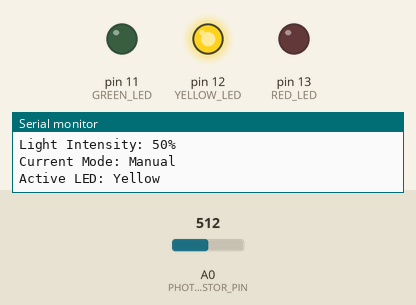
Simulated run of this sketch. Board: Arduino Uno, built with avr-gcc and run on an emulated ATmega328P. On the bench: output pins drawn as LEDs (lit = HIGH), the last lines printed to the serial monitor. The test bench sets the inputs (shaded band); at power-on: A0 (PHOTORESISTOR_PIN) = 512.

Above: at 1.2 s.
1.3 s: A0 (PHOTORESISTOR_PIN) set to 432
2.8 s: A0 (PHOTORESISTOR_PIN) set to 411
At 4.3 s:
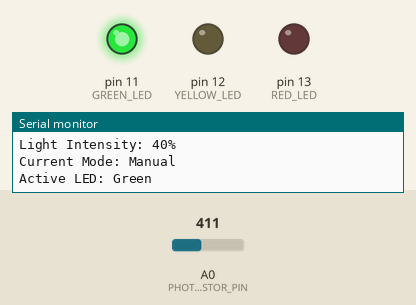
4.6 s: A0 (PHOTORESISTOR_PIN) set to 900
At 5.5 s:
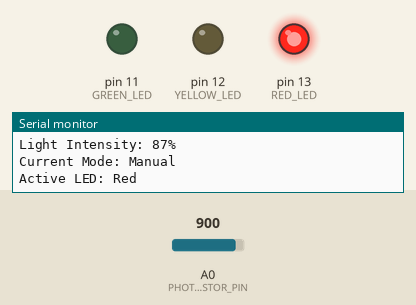
9.2 s: A0 (PHOTORESISTOR_PIN) set to 728
10.7 s: A0 (PHOTORESISTOR_PIN) set to 709
At 12.6 s:
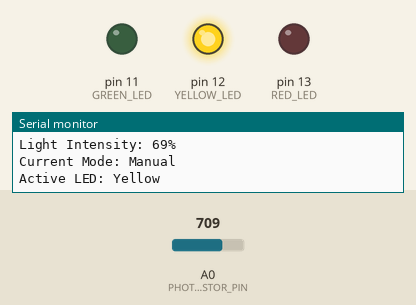
Timing chart, 0 to 13.3 s (numbered marks = the images above; inputs shaded):
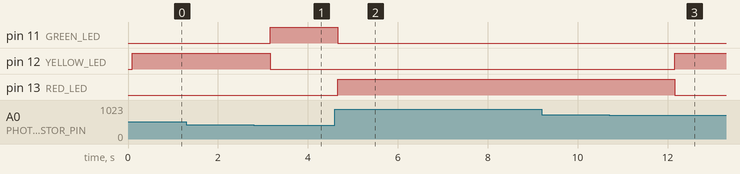

The sketch:

LabExam_Midterms.ino
```cpp
#define PHOTORESISTOR_PIN A0
#define GREEN_LED 11
#define YELLOW_LED 12
#define RED_LED 13

// Default thresholds
const int DEFAULT_LOW = 40;
const int DEFAULT_HIGH = 70;

// Current editable thresholds
int LOW_THRESHOLD = DEFAULT_LOW;
int HIGH_THRESHOLD = DEFAULT_HIGH;

String currentMode = "Manual";  // Default mode

// Helper function to check if a string is fully numeric
bool isNumeric(String str) {
  if (str.length() == 0) return false;
  for (int numScan = 0; numScan < str.length(); numScan++) {
    if (!isDigit(str[numScan])) return false;
  }
  return true;
}

void setup() {
  Serial.begin(9600);
  pinMode(GREEN_LED, OUTPUT);
  pinMode(YELLOW_LED, OUTPUT);
  pinMode(RED_LED, OUTPUT);
  Serial.println("System Ready.");
  Serial.println("Use 'MODE AUTO' or 'MODE MANUAL' to change mode.");
  Serial.println("In MANUAL mode, use 'SET LOW <value>' or 'SET HIGH <value>' to adjust thresholds.");
  Serial.println();
}

void loop() {
  // --- Check for serial input commands ---
  if (Serial.available() > 0) {
    String input = Serial.readStringUntil('\n');
    input.trim();
    input.toUpperCase();

    if (input == "MODE AUTO") {
      currentMode = "Automatic";
      LOW_THRESHOLD = DEFAULT_LOW;   // revert to defaults
      HIGH_THRESHOLD = DEFAULT_HIGH;
      Serial.println("Switched to AUTOMATIC mode.");
      Serial.println("Thresholds reverted to default (LOW = 40, HIGH = 70).");
    }
    else if (input == "MODE MANUAL") {
      currentMode = "Manual";
      Serial.println("Switched to MANUAL mode.");
    }
    else if (currentMode == "Manual" && input.startsWith("SET LOW ")) {
      String valueStr = input.substring(8);
      valueStr.trim();
      if (isNumeric(valueStr)) {
        int newLow = valueStr.toInt();
        if (newLow >= 0 && newLow < HIGH_THRESHOLD) {
          LOW_THRESHOLD = newLow;
          Serial.print("LOW threshold set to ");
          Serial.println(LOW_THRESHOLD);
        } else {
          Serial.println("Error: Wrong command");
        }
      } else {
        Serial.println("Error: Wrong command");
      }
    }
    else if (currentMode == "Manual" && input.startsWith("SET HIGH ")) {
      String valueStr = input.substring(9);
      valueStr.trim();
      if (isNumeric(valueStr)) {
        int newHigh = valueStr.toInt();
        if (newHigh > LOW_THRESHOLD && newHigh <= 100) {
          HIGH_THRESHOLD = newHigh;
          Serial.print("HIGH threshold set to ");
          Serial.println(HIGH_THRESHOLD);
        } else {
          Serial.println("Error: Wrong command");
        }
      } else {
        Serial.println("Error: Wrong command");
      }
    }
    else {
      Serial.println("Error: Wrong command");
    }
    Serial.println();
  }

  int sensorValue = analogRead(PHOTORESISTOR_PIN);

  // Convert reading (0–1023) to integer percentage (0–100)
  int brightnessPercent = map(sensorValue, 0, 1023, 0, 100);

  // Turn off all LEDs first
  digitalWrite(GREEN_LED, LOW);
  digitalWrite(YELLOW_LED, LOW);
  digitalWrite(RED_LED, LOW);

  String activeLED = "";
  String environment = "";

  // LED logic
  if (brightnessPercent <= LOW_THRESHOLD) {
    digitalWrite(GREEN_LED, HIGH);
    activeLED = "Green";
  }
  else if (brightnessPercent >= HIGH_THRESHOLD) {
    digitalWrite(RED_LED, HIGH);
    activeLED = "Red";
  }
  else {
    digitalWrite(YELLOW_LED, HIGH);
    activeLED = "Yellow";
  }

  // Environment only appears in Automatic mode
  if (currentMode == "Automatic") {
    if (brightnessPercent <= 40) {
      environment = "Cloudy";
    } else {
      environment = "Clear";
    }
  }

  // --- SERIAL OUTPUT ---
  Serial.print("Light Intensity: ");
  Serial.print(brightnessPercent);
  Serial.println("%");

  Serial.print("Current Mode: ");
  Serial.println(currentMode);

  Serial.print("Active LED: ");
  Serial.println(activeLED);

  if (currentMode == "Automatic") {
    Serial.print("Environment: ");
    Serial.println(environment);
  }

  Serial.println(); // blank line for readability
  delay(1500);
}
```

Measured:
- the behaviour switches between 420 and 419 on A0 (PHOTORESISTOR_PIN) (found by bisection; images 0 and 1)
- the behaviour switches between 717 and 716 on A0 (PHOTORESISTOR_PIN) (found by bisection; images 2 and 3)
- after the input at 2.8 s, pin 11 (GREEN_LED): LOW → HIGH after 0.36 s; pin 12 (YELLOW_LED): HIGH → LOW after 0.36 s
- after the input at 4.6 s, pin 11 (GREEN_LED): HIGH → LOW after 0.06 s; pin 13 (RED_LED): LOW → HIGH after 0.06 s
- after the input at 10.7 s, pin 12 (YELLOW_LED): LOW → HIGH after 1.5 s; pin 13 (RED_LED): HIGH → LOW after 1.5 s
